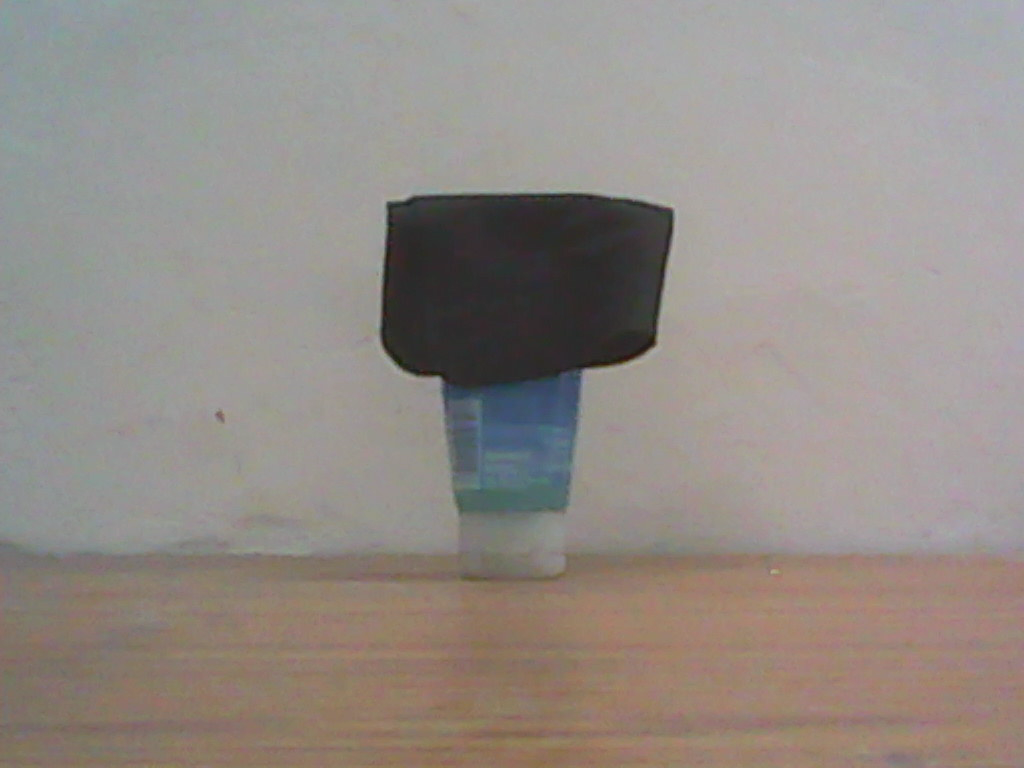
#> input picture camera2object/img.png, 1024 x 768 px
$ python distance.py   (Python 2 division)   (older library calls are emulated)
#> lines starting #> are read from the running program, lines starting #| are printed output that depends on the picture; after the words box and inside, x2 and y2 are one past the last pixel; in counts of white or black regions, pixels touching at a corner belong together
# import the necessary packages
import numpy as np
import cv2

def find_marker(image):
	# convert the image to grayscale, blur it, and detect edges
	val = ((2.0, 117.0), (4.0, 234.0), -0.0)
	try:
		kernel = np.ones((5,5),np.uint8)
		gray = cv2.cvtColor(image, cv2.COLOR_BGR2GRAY)
		gray = cv2.GaussianBlur(gray, (5, 5), 0)
		cv2.imshow('gray',gray)
		edged = cv2.Canny(gray, 50, 65)
		# edged = cv2.dilate(edged,kernel,iterations = 3)

		cv2.imshow('edged',edged)

		# find the contours in the edged image and keep the largest one;
		# we'll assume that this is our piece of paper in the image
		(_,cnts, _) = cv2.findContours(edged.copy(), cv2.RETR_LIST, cv2.CHAIN_APPROX_SIMPLE)

		# [7 lines of commented-out code are left out]


		c = max(cnts, key = cv2.contourArea)
		area = cv2.contourArea(c)
		print area
	 	return cv2.minAreaRect(c)
	except :
		return val
	# compute the bounding box of the of the paper region and return it
	# return cv2.minAreaRect(c)

def distance_to_camera(knownWidth, focalLength, perWidth):
	# compute and return the distance from the maker to the camera
	return (knownWidth * focalLength) / perWidth

# initialize the known distance from the camera to the object, which
# in this case is 24 inches
KNOWN_DISTANCE = 12
# initialize the known object width, which in this case, the piece of
# paper is 11 inches wide
KNOWN_WIDTH = 2


# load the furst image that contains an object that is KNOWN TO BE 2 feet
# from our camera, then find the paper marker in the image, and initialize
# the focal length
image = cv2.imread('img.png')
#> image is the input picture: shape (768, 1024, 3); mean B, G, R 134.4, 139.8, 147
marker = find_marker(image)
#> in find_marker, `gray = cv2.cvtColor(image, cv2.COLOR_BGR2GRAY)`:
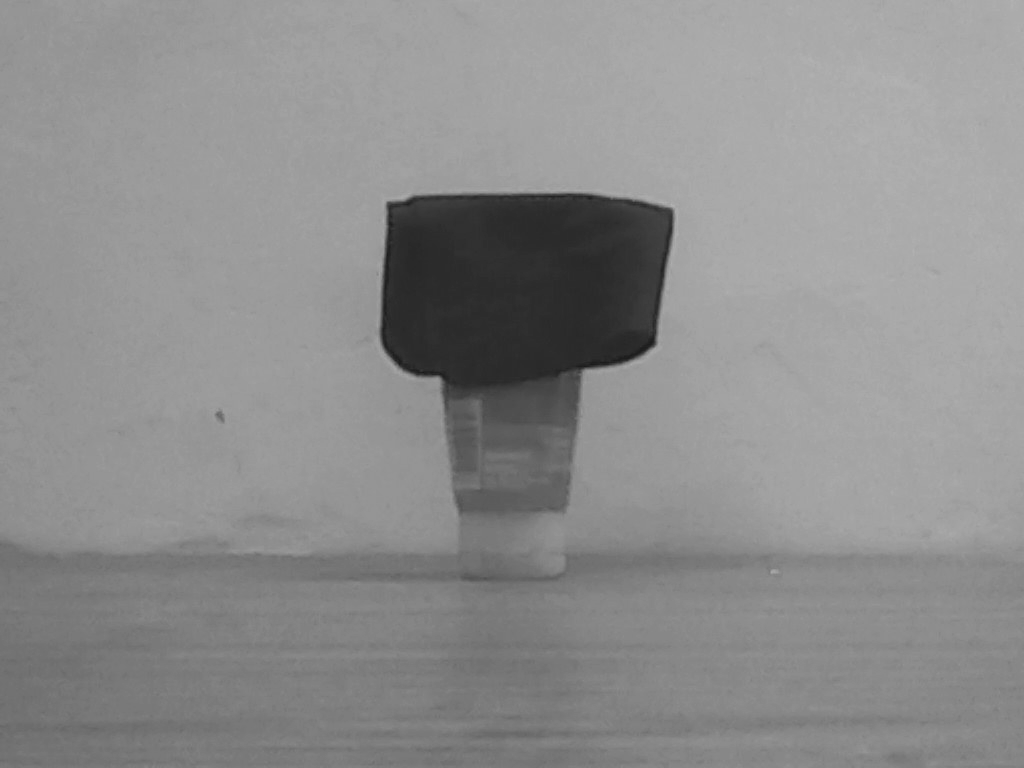
#> gray: shape (768, 1024); min 24, max 180, mean 141.3
#> in find_marker, `edged = cv2.Canny(gray, 50, 65)`:
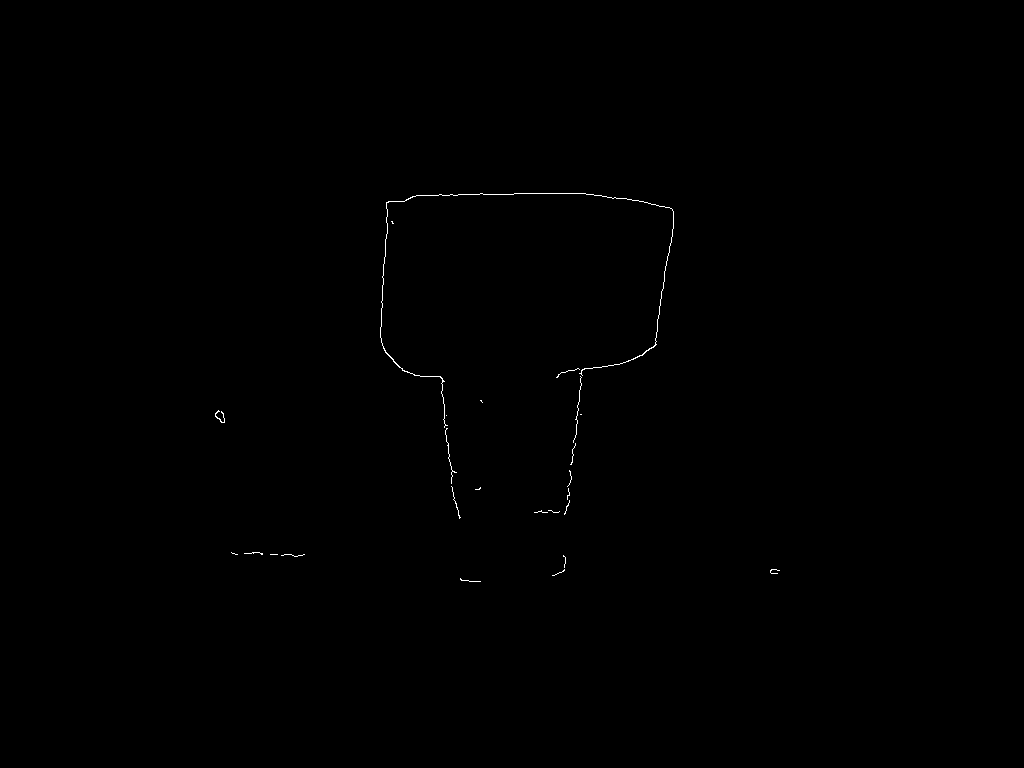
#> edged: shape (768, 1024); 0.17% white in thin lines or dots, all inside (x1, y1, x2, y2) = (215, 193, 780, 582)
#> in find_marker, `(_,cnts, _) = cv2.findContours(edged.copy(), cv2.RETR_LIST, cv2.CHAIN_..`: cnts = 25 contours, 24 with area under 20; largest, box (x1, y1, x2, y2) and area: (380, 193, 674, 428) 52
#> in find_marker, `c = max(cnts, key = cv2.contourArea)`: c = contour of 454 points, box (x1, y1, x2, y2) (380, 193, 674, 428), area 52
#> in find_marker, `area = cv2.contourArea(c)`: area = 51.5
#| 51.5
#> marker = ((526.5, 310), (234, 293), -90)
focalLength = (marker[1][0] * KNOWN_DISTANCE) / KNOWN_WIDTH
#> focalLength = 1404
inches = distance_to_camera(KNOWN_WIDTH, focalLength, marker[1][0])
#> inches = 12

# draw a bounding box around the image and display it
box = np.int0(cv2.boxPoints(marker))
#> box = [[673, 427], [380, 427], [380, 193], [673, 193]]
cv2.drawContours(image, [box], -1, (0, 255, 0), 2)
cv2.putText(image, "%.2fft" % (inches / 12),
	(image.shape[1] - 200, image.shape[0] - 20), cv2.FONT_HERSHEY_SIMPLEX,
	2.0, (0, 255, 0), 3)
cv2.imshow("given_img", image)
# loop over the images
# for imagePath in IMAGE_PATHS:

cap = cv2.VideoCapture(1)
while True :
	# load the image, find the marker in the image, then compute the
	# distance to the marker from the camera
	# image = cv2.imread(imagePath)

	ret, frame = cap.read()
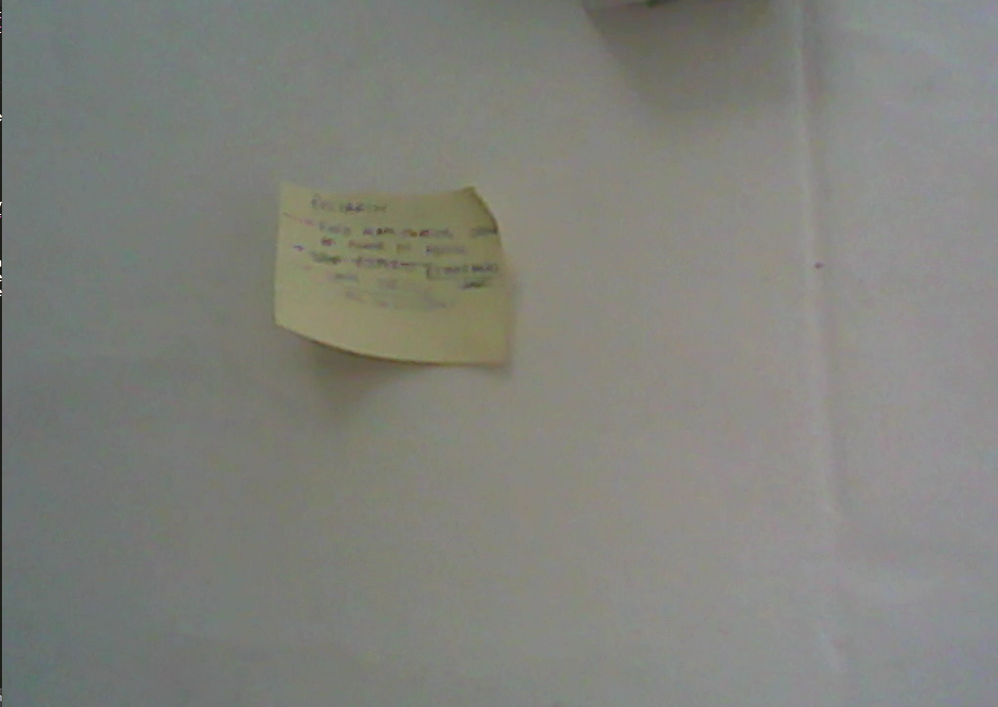
#> input picture camera2object/img_true.png, 998 x 707 px, shrunk from 2050 x 1452 before the run, given in place of the camera
#> frame is the input picture: shape (707, 998, 3); mean B, G, R 123.7, 129.9, 128.9
	# cv2.imshow('original',frame)
	marker = find_marker(frame)
#> in find_marker (call 2), `gray = cv2.cvtColor(image, cv2.COLOR_BGR2GRAY)`:
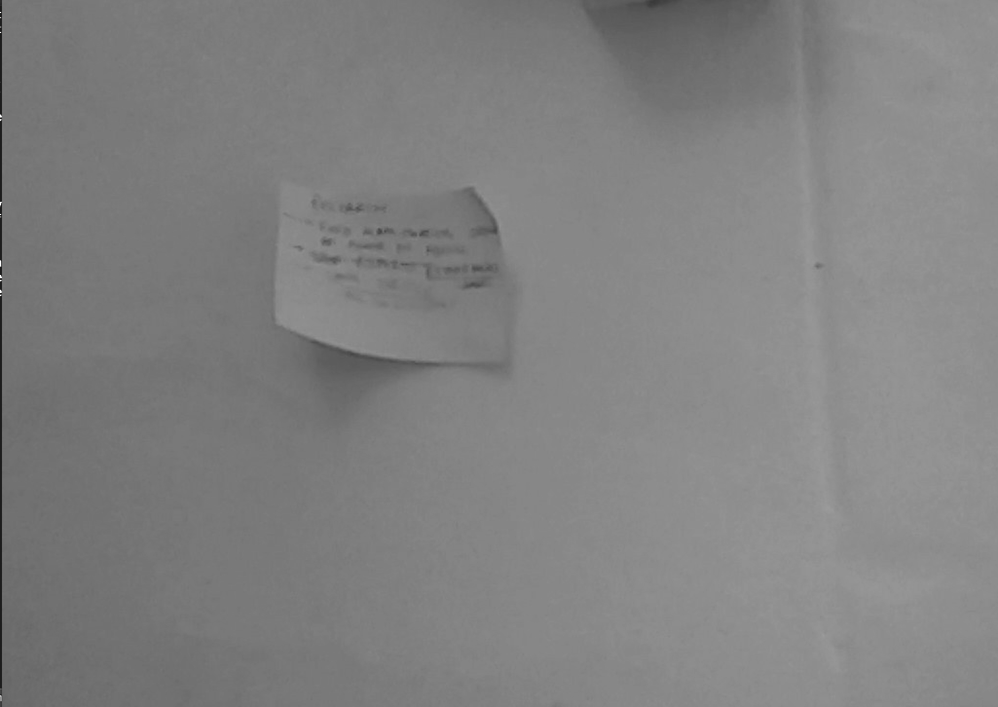
#> gray: shape (707, 998); min 26, max 255, mean 128.9
#> in find_marker (call 2), `edged = cv2.Canny(gray, 50, 65)`:
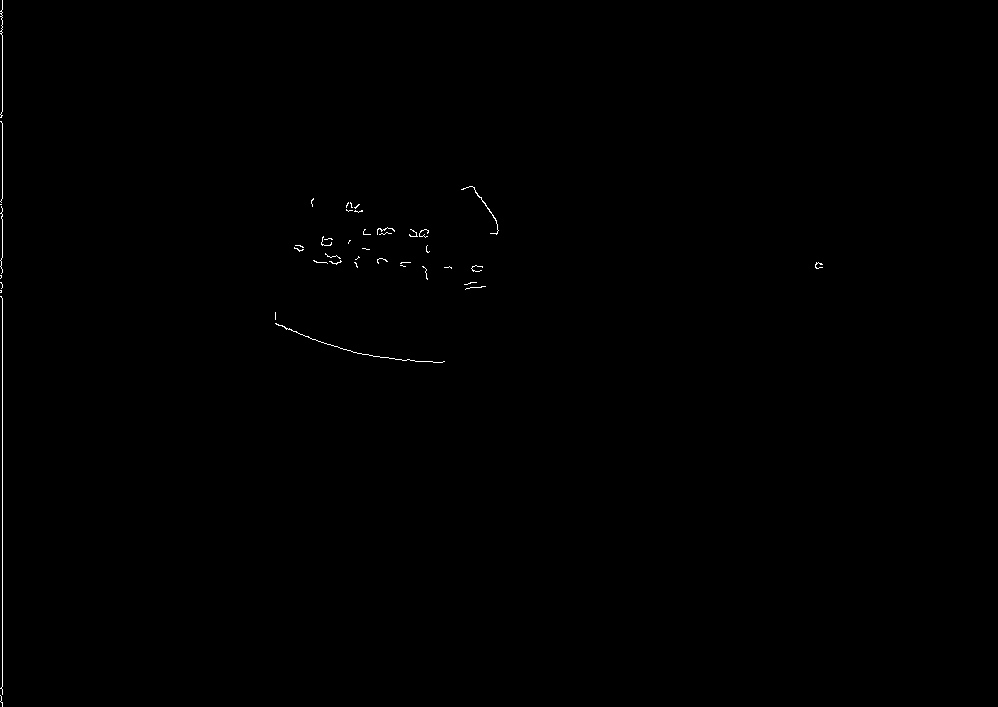
#> edged: shape (707, 998); 0.21% white in thin lines or dots, all inside (x1, y1, x2, y2) = (0, 0, 823, 707)
#> in find_marker (call 2), `(_,cnts, _) = cv2.findContours(edged.copy(), cv2.RETR_LIST, cv2.CHAIN_..`: cnts = 44 contours, 43 with area under 20; largest, box (x1, y1, x2, y2) and area: (461, 186, 499, 235) 20
#> in find_marker (call 2), `c = max(cnts, key = cv2.contourArea)`: c = contour of 79 points, box (x1, y1, x2, y2) (461, 186, 499, 235), area 20
#> in find_marker (call 2), `area = cv2.contourArea(c)`: area = 20
#| 20.0
#> marker = ((481.8, 209.3), (12.43, 56.83), -33.39)
	inches = distance_to_camera(KNOWN_WIDTH, focalLength, marker[1][0])
#> inches = 225.9

	# draw a bounding box around the image and display it
	box = np.int0(cv2.boxPoints(marker))
#> box = [[492, 236], [461, 189], [471, 182], [502, 229]]
	cv2.drawContours(frame, [box], -1, (0, 255, 0), 2)
	cv2.putText(frame, "%.2fft" % (inches / 12),
		(frame.shape[1] - 200, frame.shape[0] - 20), cv2.FONT_HERSHEY_SIMPLEX,
		2.0, (0, 255, 0), 3)
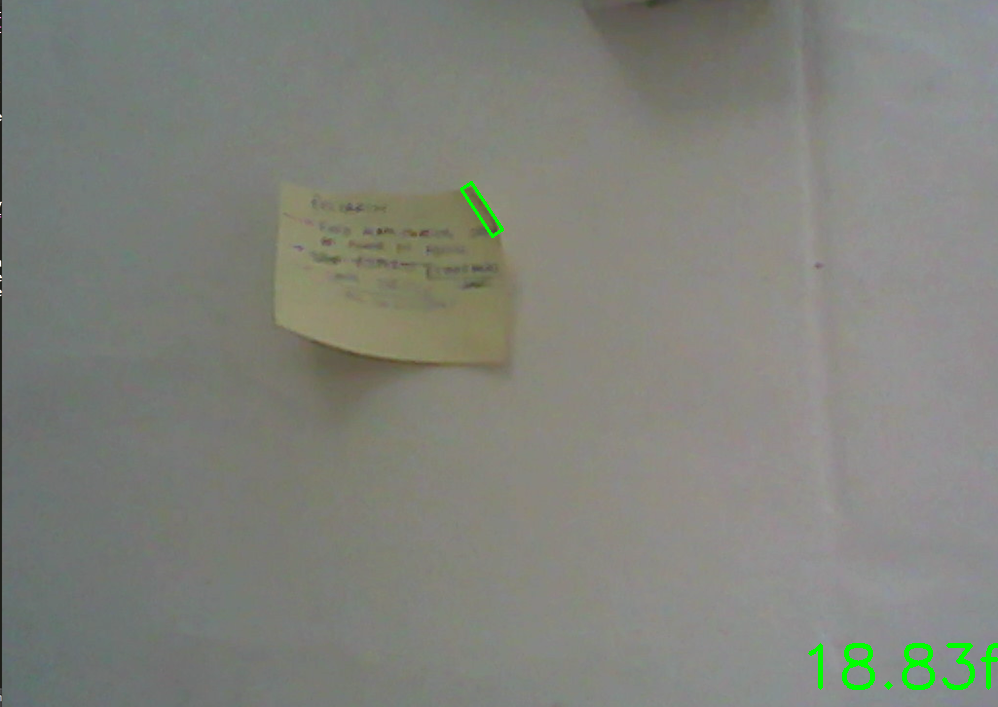
#> frame: shape (707, 998, 3); mean B, G, R 123.2, 130.4, 128.3
	cv2.imshow("frame", frame)
	cv2.waitKey(300)


cap.release()
cv2.destroyAllWindows()
